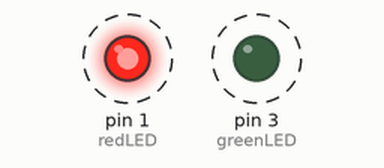
A sketch run on a simulated Arduino Uno, built with avr-gcc and run on an emulated ATmega328P. On the bench: output pins drawn as LEDs (lit = HIGH). Dashed ring = blinking.

Above: at 0.12 s.
Timing chart, 0 to 3.0 s (numbered marks = the images above):
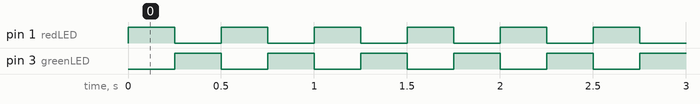

Measured:
- by itself, pin 1 (redLED), pin 3 (greenLED): alternates HIGH for 0.25 s and LOW for 0.25 s

The sketch:

2022-08-29_First_Variable_Test.ino
```cpp
const int redLED = 1;
int greenLED = 3;

void setup() {
  pinMode (redLED, OUTPUT);
  pinMode (greenLED, OUTPUT);
}

void loop() {
  digitalWrite (redLED, HIGH);
  digitalWrite (greenLED, LOW);
  delay (250);
  digitalWrite (redLED, LOW);
  digitalWrite (greenLED, HIGH);
  delay (250);
}
```
